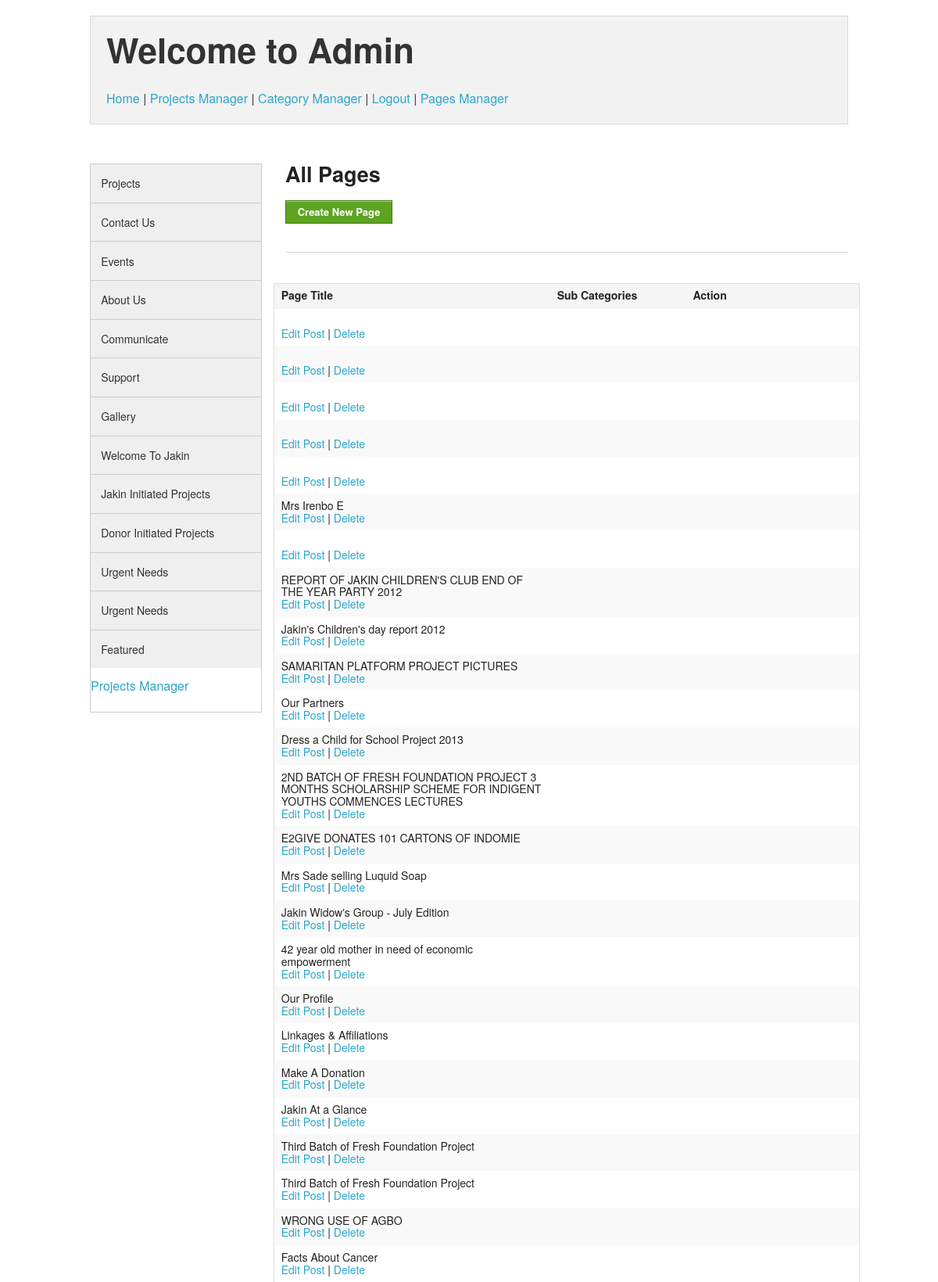
The app's page /admin/index.php (upper part) with its own data.
### tables this page shows
CREATE TABLE `category` (
  `cat_id` int(11) NOT NULL AUTO_INCREMENT,
  `category` varchar(100) NOT NULL,
  PRIMARY KEY (`cat_id`)
);

CREATE TABLE `posts` (
  `post_id` int(11) NOT NULL AUTO_INCREMENT,
  `posted_by` int(11) NOT NULL,
  `date_posted` timestamp NOT NULL DEFAULT CURRENT_TIMESTAMP,
  `video` text NOT NULL,
  `image` varchar(100) NOT NULL,
  `page_id` int(11) NOT NULL,
  `post` text NOT NULL,
  `post_session` varchar(40) NOT NULL,
  `subcat` int(11) NOT NULL,
  `long_id` varchar(200) NOT NULL,
  `page_title` text NOT NULL,
  `is_gallery` enum('0','1') NOT NULL DEFAULT '0',
  PRIMARY KEY (`post_id`)
);

### admin/index.php (the view, shortened to what this page needs)
<?
include("header.php");
?>
<div class="row">
<? include 'lefty.php'; ?>
<div class="large-9 columns">
  <h3>All Pages</h3>
  <p><a href="newpage.php" class="button success small">Create New Page</a></p>
  <hr />
  <div class="row">
  <table>
  <thead>
    <tr>
      <th width="456">Page Title</th>
      <th width="212">Sub Categories</th>
      <th width="295">Action</th>
      </tr>
  </thead>
  <tbody>
  <?
  $q = mysql_query("SELECT * FROM posts");
  $n = mysql_num_rows($q);
  if($n < 1) {?>
	<div class="large-12 columns">You have no posts. <a href="newpage.php" class="button success small">Enter A New Page</a></div>
  <? }else{ ?>
  <div class="large-12 columns">
	<?
  while($r=mysql_fetch_object($q)){ ?>
	<tr>
      <td><?=stripslashes($r->page_title)?>
      <br />
      <a href="editpage.php?pageid=<?=$r->post_id?>">Edit Post</a> | <a href="javascript:void(0)" onClick="confirmDelete('deletepage.php?id=<?=$r->post_id?>')">Delete</a>
      </td>
      <td></td>
      <td>&nbsp;</td>
     </tr>
  <? } ?>
   </tbody>
</table>
<? } ?>
  </div>
  </div>
  	</div>
<? include 'footer.php' ?>

### admin/lefty.php (shortened to what this page needs)
 <?
 $k = mysql_query("SELECT * FROM category");
 ?>
 <div class="large-3 columns">
      <div class="section-container accordion" data-section="accordion">
<?
while($l = mysql_fetch_object($k)) {
?>
 <section>
    <p class="title" data-section-title><a href="#"><?=$l->category?></a></p>
 </section>
 <? } ?>
 <p><a href="projects.php"> Projects Manager</a></p>
</div>
  </div>

### records on screen
category: category "Projects"
category: category "Contact Us"
category: category "Events"
category: category "About Us"
category: category "Communicate"
category: category "Support"
category: category "Gallery"
category: category "Welcome To Jakin"
category: category "Jakin Initiated Projects"
category: category "Donor Initiated Projects"
category: category "Urgent Needs"
category: category "Urgent Needs"
category: category "Featured"
posts: page_title "Mrs Irenbo E"
posts: page_title "REPORT OF JAKIN CHILDREN'S CLUB END OF THE YEAR PARTY 2012"
posts: page_title "Jakin's Children's day report 2012"
posts: page_title "SAMARITAN PLATFORM PROJECT PICTURES"
posts: page_title "Our Partners"
posts: page_title "Dress a Child for School Project 2013"
posts: page_title "2ND BATCH OF FRESH FOUNDATION PROJECT 3 MONTHS SCHOLARSHIP SCHEME FOR INDIGENT YOUTHS COMMENCES LECTURES"
posts: page_title "E2GIVE DONATES 101 CARTONS OF INDOMIE"
posts: page_title "Mrs Sade selling Luquid Soap"
posts: page_title "Jakin Widow's Group - July Edition"
posts: page_title "42 year old mother in need of economic empowerment"
posts: page_title "Our Profile"
posts: page_title "Linkages & Affiliations"
posts: page_title "Make A Donation"
posts: page_title "Jakin At a Glance"
posts: page_title "Third Batch of Fresh Foundation Project"
posts: page_title "Third Batch of Fresh Foundation Project"
posts: page_title "WRONG USE OF AGBO"
posts: page_title "Facts About Cancer"
